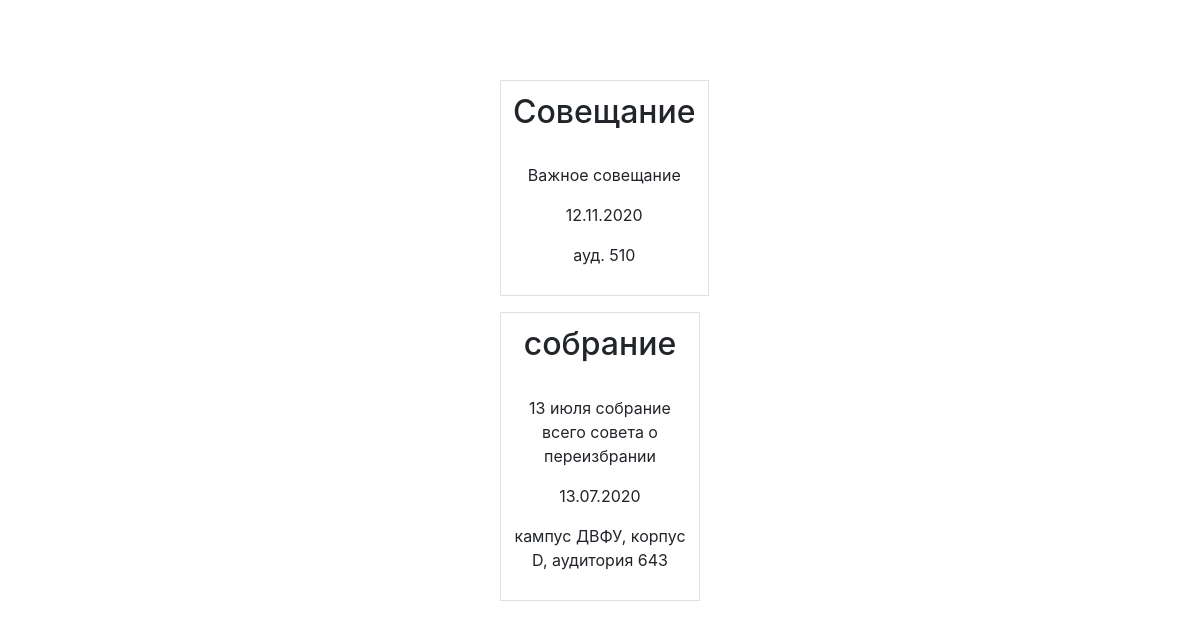
The app's page /account/list_of_conference with its own data.
### account/models.py (models this page shows, shortened)
class Conference(models.Model):
    title = models.CharField(max_length=200)
    text = models.TextField(default='')
    date = models.CharField(max_length=100)
    place = models.CharField(max_length=200)
    class Meta:
        verbose_name = 'конференция'
        verbose_name_plural = 'конференции'

### account/views.py (the view)
# urls.py: path('list_of_conference', views.list_of_conference, name='list_of_conference'),
def list_of_conference(request):
    conference = Conference.objects.all()
    return render(request, "conference/list_of_conference.html", {"conference": conference})

### account/templates/conference/list_of_conference.html (shortened to what this page needs)
{% load staticfiles %}
<!DOCTYPE html>
<html lang="ru">
<head>
    <link rel="stylesheet" href="../../static/css/bootstrap.min.css">
</head>
<body>
    <div class="text-center" style="margin: 80px 500px">
        {% for c in conference %}
            <table class="table table-bordered">
            <td>
                <h2>
                    {{ c.title }}
                </h2>
                <br>
                <p>
                    {{ c.text }}
                </p>
                <p>
                    {{ c.date }}
                </p>
                <p>
                    {{ c.place }}
                </p>
            </td>
            </table>
        {% endfor %}
</body>
</html>

### records on screen
Conference: title "Совещание", text "Важное совещание", date "12.11.2020", place "ауд. 510"
Conference: title "cобрание", text "13 июля собрание всего совета о переизбрании", date "13.07.2020", place "кампус ДВФУ, корпус D, аудитория 643"
